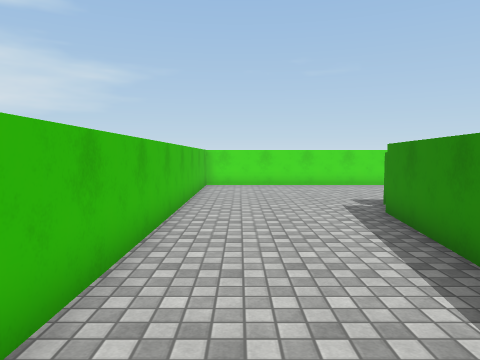
view 1 (above)

16 first-person views from a walk through a Unity game level. The camera is 1.4 m above the floor, tilts 4° down and sees 70° across. The floor is counted in squares, 1 m on a side. Each view is taken from the middle of a square. On the plan, view 1 faces up. The plan holds only what a view shows up to about 15 squares ahead; the rest is blank. The player character is not drawn. Surface patterns are stand-ins for the level's own textures.

view 2
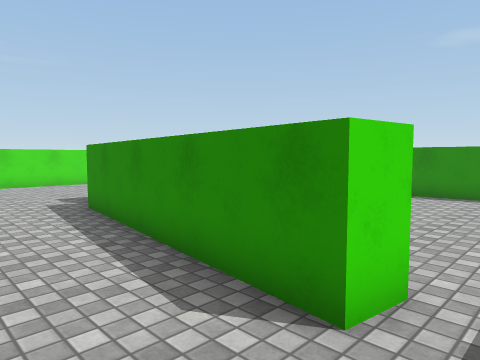

view 3
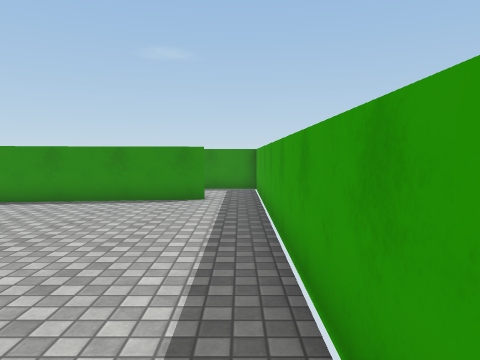

view 4
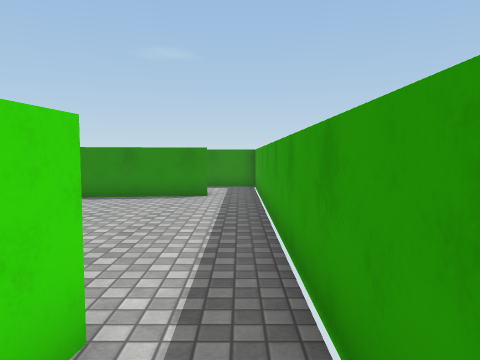

view 5
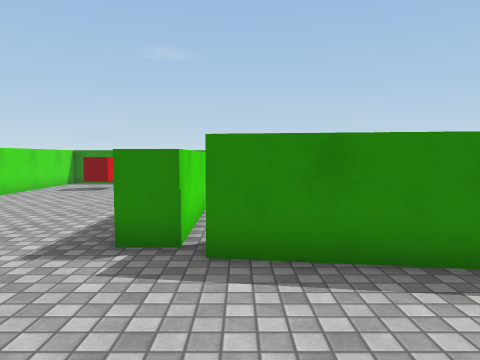

view 6
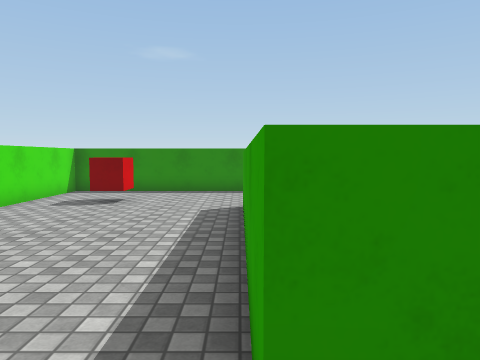

view 7
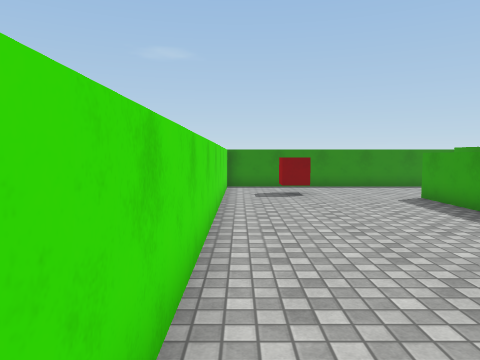

view 8
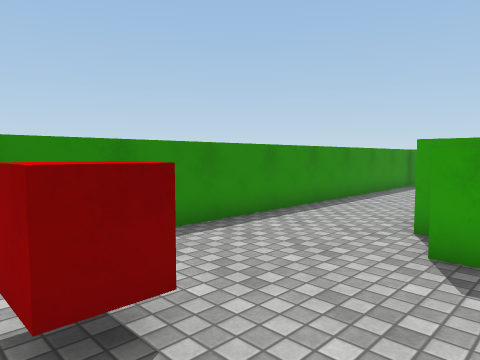

view 9
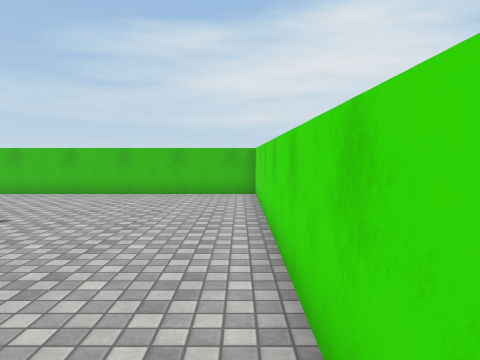

view 10
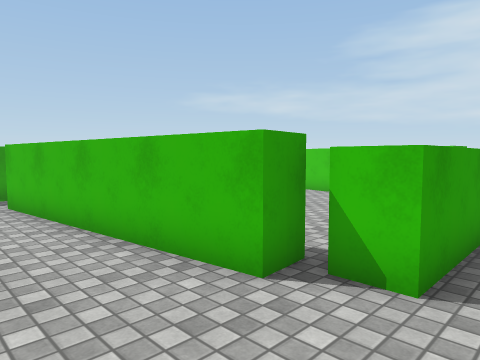

view 11
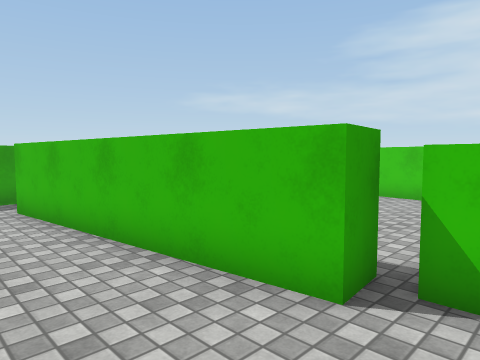

view 12
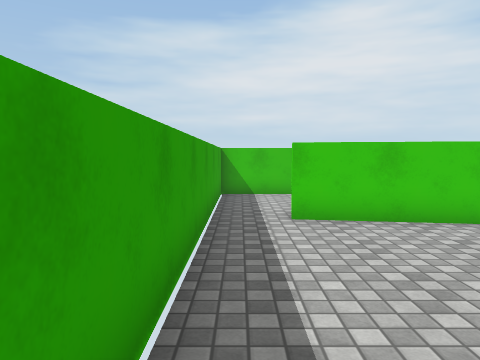

view 13
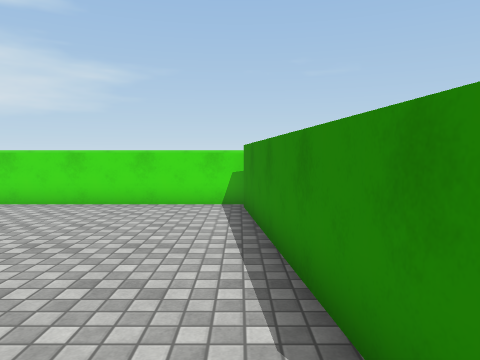

view 14
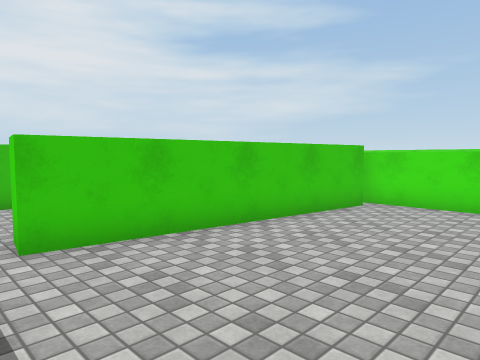

view 15
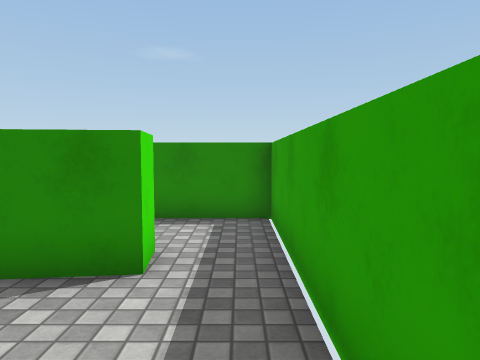

view 16
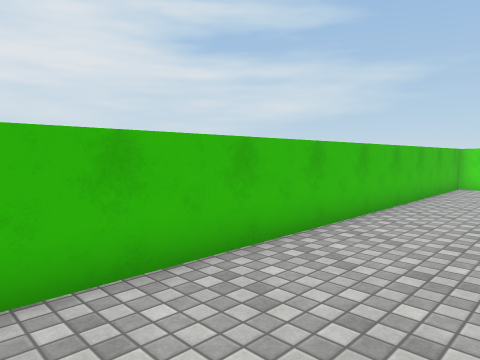

### Floor plan
Key: @ floor where view 1 was taken; # wall or solid block; . floor; ^ raised ledge; C red cube.
Columns run from 2 left of view 1 to 17 right of it. Each row starts with its distance up from view 1.
 17 ^^^^^^^^^^^^^^^^^^^^
 16 ^..................^
 15 ^..................^
 14 ^..............CC..^
 13 ^..................^
 12 ^..................^
 11 ^..................^
 10 ^......^^^^^^^^....^
  9 ^.....^^^^^^^^^....^
  8 ^.....#.......##...^
  7 ^.....#.......##...^
  6 ^....##.......##...^
  5 ^....##........#...^
  4 ^....##........#...^
  3 ^....##........##..^
  2 ^....##........##..^
  1 ^....#.........##..^
  0 ^.@............##..^
 -1 ^..................^
 -2 ^^^^^^^^^^^^^^^^^^^^

Positions as (right, up) in squares from view 1, and headings:
1: (0, 0), facing up
2: (0, -1), facing up-right
3: (2, -1), facing right
4: (1, -1), facing right
5: (-1, 8), facing right
6: (3, 10), facing right
7: (1, 16), facing right
8: (11, 15), facing down-right
9: (11, 16), facing left
10: (16, 11), facing down-left
11: (16, 10), facing down-left
12: (11, -1), facing left
13: (12, -1), facing up
14: (9, -1), facing up-left
15: (9, -1), facing right
16: (2, 0), facing up-left
